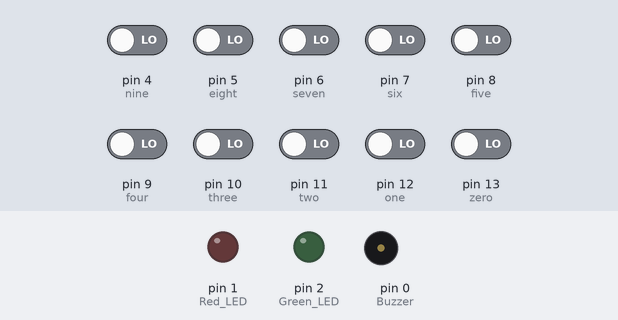
The sketch below on a simulated Arduino Uno, built with avr-gcc and run on an emulated ATmega328P. Parts: output pins drawn as LEDs (lit = HIGH), buzzer (waves = sounding, pin HIGH). The inputs (shaded band) are chosen by the test bench; at power-on: pin 4 (nine), pin 5 (eight), pin 6 (seven), pin 7 (six), pin 8 (five), pin 9 (four), pin 10 (three), pin 11 (two), pin 12 (one), pin 13 (zero) LOW.

Above: at 1.2 s.
1.3 s: pin 4 (nine) driven HIGH
At 2.0 s:
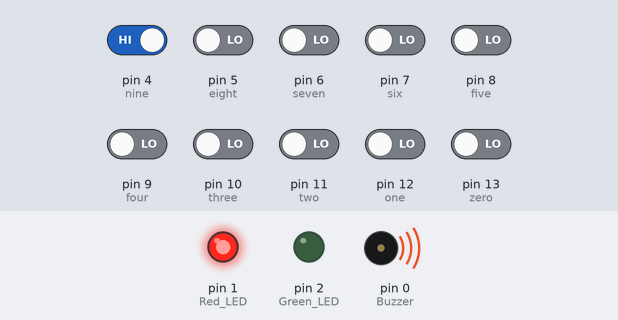
2.8 s: pin 4 (nine) driven LOW
At 5.5 s:
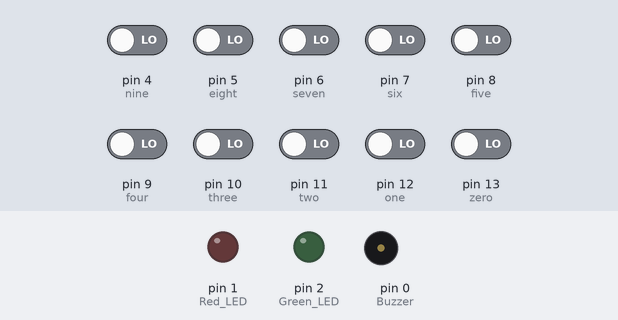
5.8 s: pin 5 (eight) driven HIGH
At 6.6 s:
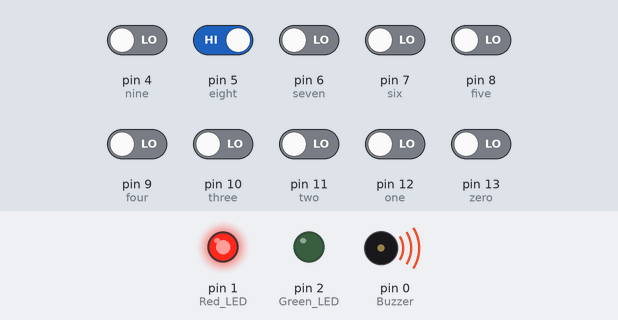
Timing chart, 0 to 8.8 s (numbered marks = the images above; inputs shaded):
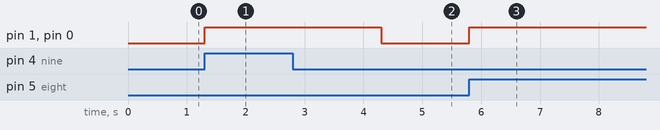

The sketch:

Password_Protection_with_PUSH_Buttons.ino
```cpp
#include<math.h>
//Initializing the Push Buttons with their respective Arduino Pins
const int zero = 13;
const int one = 12;
const int two = 11;
const int three = 10;
const int four = 9;
const int five = 8;
const int six = 7;
const int seven = 6;
const int eight = 5;
const int nine = 4;
const int Green_LED=2;
const int Red_LED=1;
const int Buzzer=0;
int pin;
const int User_Pin=1234; //Password
int press_button()
{
  if(digitalRead(zero)||digitalRead(one)||digitalRead(two)||digitalRead(three)||digitalRead(four)||digitalRead(five)
  ||digitalRead(six)||digitalRead(seven)||digitalRead(eight)||digitalRead(nine))
  {
  return 1;
  }
  else
  {
    return 0;
  }
}
void setup()

{
  pinMode(zero,INPUT);
  pinMode(one,INPUT);
  pinMode(three,INPUT);
  pinMode(four,INPUT);
  pinMode(five,INPUT);
  pinMode(six,INPUT);
  pinMode(seven,INPUT);
  pinMode(eight,INPUT);
  pinMode(nine,INPUT);
  pinMode(Green_LED,OUTPUT);
  pinMode(Red_LED,OUTPUT);
  pinMode(Buzzer,OUTPUT);
}

void loop()
{
  while(!press_button())
  {

  }
  int Final_Pin=0;
  for(int state=0;state<4;state++)
  {
    if(digitalRead(zero))
    {
      pin=0;
    }
    if(digitalRead(one))
    {
      pin=1;
    }
    if(digitalRead(two))
    {
      pin=2;
    }
    if(digitalRead(three))
    {
      pin=3;
    }
    if(digitalRead(four))
    {
      pin=4;
    }
    if(digitalRead(five))
    {
      pin=5;
    }
    if(digitalRead(six))
    {
      pin=6;
    }
    if(digitalRead(seven))
    {
      pin=7;
    }
    if(digitalRead(eight))
    {
      pin=8;
    }
    if(digitalRead(nine))
    {
      pin=9;
    }
    Final_Pin=(Final_Pin*10)+pin;  //Generation of 4 digit pin from Single pins

  }
  if(Final_Pin==User_Pin)
  {
    digitalWrite(Green_LED,HIGH);
    delay(3000);
    digitalWrite(Green_LED,LOW);

  }
  else
  {
    digitalWrite(Red_LED,HIGH);
    digitalWrite(Buzzer,HIGH);
    delay(3000);
    digitalWrite(Red_LED,LOW);
    digitalWrite(Buzzer,LOW);
  }


}
```

Measured:
- after the input at 1.3 s, pin 1 (Red_LED), pin 0 (Buzzer): LOW → HIGH at once
- after the input at 2.8 s, pin 1 (Red_LED), pin 0 (Buzzer): HIGH → LOW after 1.5 s
- after the input at 5.8 s, pin 1 (Red_LED), pin 0 (Buzzer): LOW → HIGH at once
